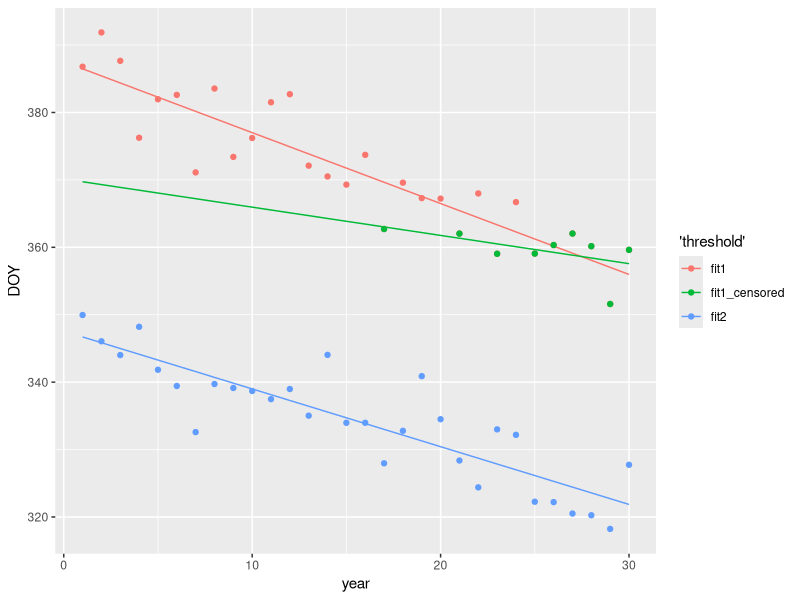

Recreate this plot in R.
## ---- chunk 1
#| label: setup
#| output: false

library(dplyr)
library(ggplot2)
## ---- chunk 2
set.seed(1234567)

slope <- -1
intercept1 <- 387
intercept2 <- 350

df <- tibble(yr = 1:30) |>
  mutate(
    doy1 = intercept1 + slope * yr + rnorm(30, sd = 5),
    doy2 = intercept2 + slope * yr + rnorm(30, sd = 5)
  ) |>
  mutate(
    doy1_censored = ifelse(doy1 > 365, NA, doy1)
  )
print(df, n = 30)
## ---- chunk 3
m1 <- lm(doy1 ~ yr, data = df)
m1_censored <- lm(doy1_censored ~ yr, data = df)
m2 <- lm(doy2 ~ yr, data = df)
## ---- chunk 4
# diff in slopes without censoring

coef(m1)[2] - coef(m2)[2]

# diff in slopes *with* censoring

coef(m1_censored)[2] - coef(m2)[2]
## ---- chunk 5
df |>
  mutate(
    fit1 = predict(m1, newdata = list(yr = yr)),
    fit1_censored = predict(m1_censored, newdata = list(yr = yr)),
    fit2 = predict(m2, newdata = list(yr = yr))
  ) |>
  ggplot(aes(x = yr)) +
  geom_line(aes(y = fit1, color = "fit1")) +
  geom_line(aes(y = fit1_censored, color = "fit1_censored")) +
  geom_point(aes(y = doy1, color = "fit1")) +
  geom_point(aes(y = doy1_censored, color = "fit1_censored")) +
  geom_line(aes(y = fit2, color = "fit2")) +
  geom_point(aes(y = doy2, color = "fit2")) +
  labs(y = "DOY", x = "year", color = "'threshold'")
